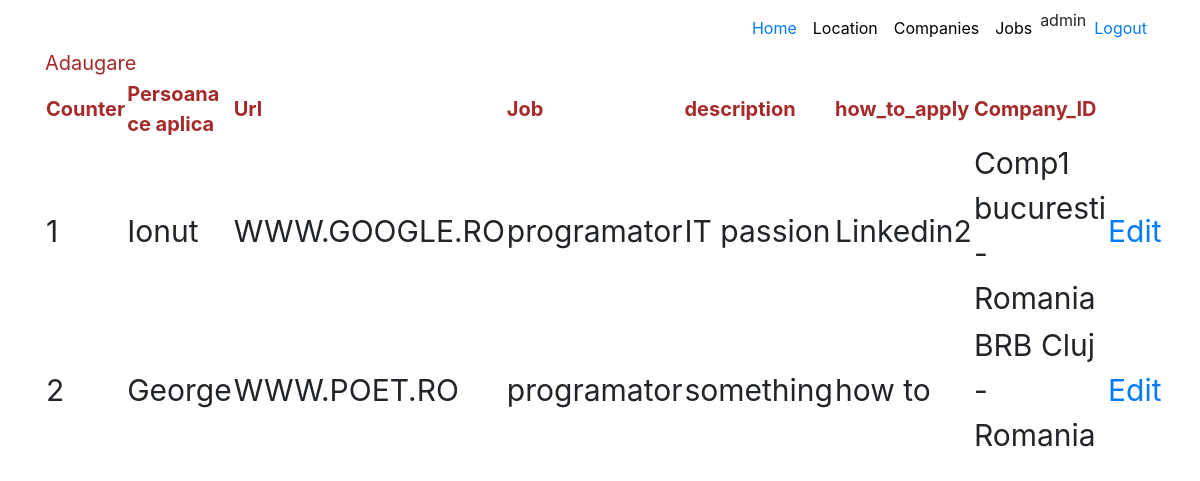
The app's page /jobs/ (signed in) with its own data.
### aplicatie3/models.py (models this page shows, shortened)
class Jobs(models.Model):
    name = models.CharField(max_length=100)
    type = models.CharField(max_length=100)
    url = models.CharField(max_length=25)
    titlu = models.CharField(max_length=40,choices=title)
    description = models.CharField(max_length=100)
    how_to_apply  = models.TextField()
    company = models.ForeignKey(Companies, on_delete=models.CASCADE)

### aplicatie2/models.py (models this page shows, shortened)
class Companies(models.Model):
    name = models.CharField(max_length=50)
    website = models.CharField(max_length=100)
    type = models.CharField(max_length=10, choices=companies_choices)
    active = models.BooleanField(default=True)
    location = models.ForeignKey(Location, on_delete=models.CASCADE)

### aplicatie1/models.py (models this page shows)
class Location(models.Model):
    country = models.CharField(max_length=100)
    city = models.CharField(max_length=100)
    def __str__(self):
        return f"{self.city} - {self.country}"

### aplicatie3/views.py (the view)
# urls.py: path('', views.HomeIndex.as_view(), name="home"),
class HomeIndex(LoginRequiredMixin, ListView):
    model = Jobs
    template_name = 'aplicatie3/jobs_index.html'
    context_object_name = 'all_jobs'

### templates/aplicatie3/jobs_index.html
{% extends 'base.html' %}
{% block content %}
<br>
<br>
<a href="{% url 'aplicatie3:adaugare' %}" class="header_style">Adaugare</a>
<table id="id_tabel">
    <thead class="header_style">
    <th>Counter</th>
    <th>Persoana ce aplica</th>
    <th>Url</th>
    <th>Job</th>
    <th>description</th>
    <th>how_to_apply</th>
    <th>Company_ID</th>
    </thead>
    <tbody>
    {% for item in all_jobs %}
    <tr>
        <td>{{ forloop.counter }}</td>
        <td>{{ item.name }}</td>
        <td>{{ item.url|upper }}</td>
        <td>{{ item.titlu }}</td>
        <td>{{ item.description }}</td>
        <td>{{ item.how_to_apply}}</td>
        <td>{{ item.company.name }} {{ item.company.location }}</td>
        <td><a href="{% url 'aplicatie3:modificare' item.id %}">Edit</a></td>
    </tr>
    {% endfor %}
    </tbody>
</table>
{% endblock %}

### templates/base.html (shortened to what this page needs)
<!DOCTYPE html>
<html lang="en">
<head>
    {% load static %}
    <link rel="stylesheet" href="https://maxcdn.bootstrapcdn.com/bootstrap/4.0.0/css/bootstrap.min.css"
>
    <link href="{% static 'css/style.css' %}" rel="stylesheet">
</head>
<body class="about-us">
<nav class="navbar navbar-expand-lg fixed-top navbar-transparent nav-down" color-on-scroll="200">
    <div class="container">
        <div class="collapse navbar-collapse">
            <ul class="navbar-nav ml-auto">
                <li class="nav-item">
                    <a class="nav-link" href="#">
                        Home
                    </a>
                </li>
                <li class="nav-item">
                    <a href="{% url 'aplicatie1:home' %}" class="nav-link" style="color:black">
                        Location
                    </a>
                </li>
                <li class="nav-item">
                    <a href="{% url 'aplicatie2:home' %}" class="nav-link" style="color:black">
                        Companies
                    </a>
                </li>
                <li class="nav-item">
                    <a href="{% url 'aplicatie3:home' %}" class="nav-link" style="color:black">
                        Jobs
                    </a>
                </li>
                {% if request.user.is_authenticated %}
                    <li class="nav-item">
                        <a>{{ request.user.username }}</a>
                    </li>
                {% endif %}
                {% if request.user.is_authenticated == True %}
                    <li class="nav-item">
                        <a href="{% url 'logout' %}" class="nav-link">
                            Logout
                        </a>
                    </li>
                {% endif %}
            </ul>
        </div>
    </div>
</nav>
<div class="page-header page-header-small">
    <div class="content-center">
        <div class="container">
            {% block content %}
            {% endblock %}
        </div>
    </div>
</div>
</body>
</html>

### static/css/style.css (style rules this page uses)
.header_style { font-size: 20px; color: brown; }
#id_tabel { font-size: 30px; }

### records on screen
Jobs: name "Ionut", url "WWW.GOOGLE.RO", titlu "programator", description "IT passion", how_to_apply "Linkedin2", company.name "Comp1", company.location "bucuresti - Romania"
Jobs: name "George", url "WWW.POET.RO", titlu "programator", description "something", how_to_apply "how to", company.name "BRB", company.location "Cluj - Romania"

### other values on screen
{{ request.user.username }} "admin"
